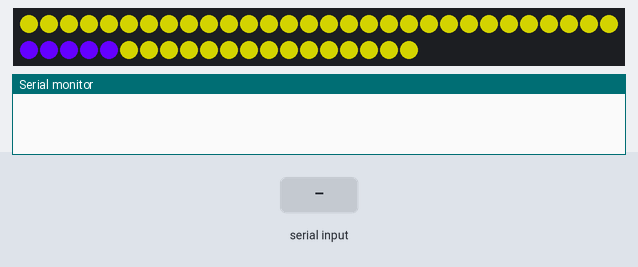
This sketch was run on a simulated ATtiny85, built with avr-gcc and run on an emulated ATtiny85. On the bench: 50 RGB LEDs in strip order, left to right, continuing on the next row, the last lines printed to the serial monitor. The test bench sets the inputs (shaded band). Dim RGB values are drawn brighter than linear.

Above: at 1.2 s.
1.3 s: "e90\n" received over Serial
4.3 s: "e,45\n" received over Serial
At 4.66 s:
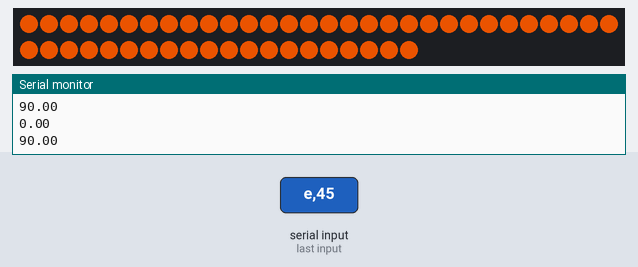
6.9 s: "e" received over Serial
At 9.5 s:
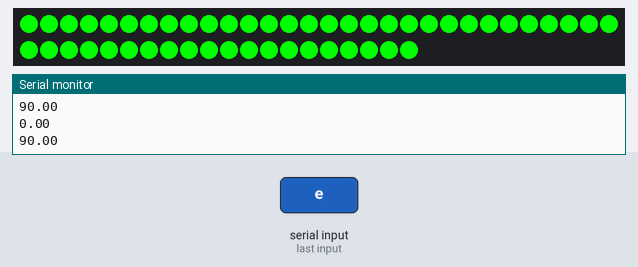
At 16.25 s:
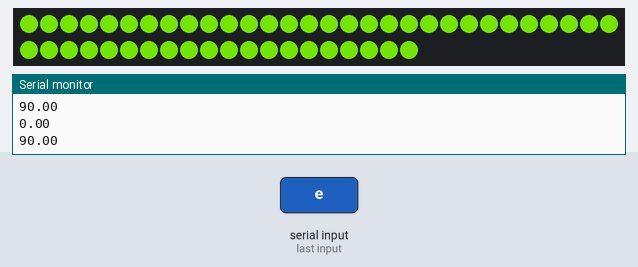

Measured:
- after the input at 4.3 s, the LEDs: change after 0.21 s (image 1)

The sketch:

mood.ino
```cpp
// (licence header left out)
#include <Adafruit_NeoPixel.h>
#ifdef __AVR__
  #include <avr/power.h>
#endif

// Define the pin
#define PIN            3

// Number of pixels on the strip
#define NUMPIXELS      50

// Setup the Adafruit Neopixel while defining the number of pixels and pin.
Adafruit_NeoPixel pixels = Adafruit_NeoPixel(NUMPIXELS, PIN, NEO_GRB + NEO_KHZ800);

//arrays
int inputLength = 10;
int inputArray[10] = {3,2,3,4,3,2,3,4,3,2};
float inputAvg;
float inputSTD;
float inputRange;
float inputMax;
float inputMin;

//color manipulation
float avgPercent;
float rAvg = 127.5;
float gAvg = 127.5;
float bAvg = 0;
float r = 127.5;
float g = 127.5;
float b = 0;
float pulseRange;
float greenMax;
float redMax;
float pulseSpeed = 2;
boolean green = true;
boolean red = false;
int wavePixel = 0;

void setup() {
  Serial.begin(57600);

    // This is for Trinket 5V 16MHz, you can remove these three lines if you are not using a Trinket
#if defined (__AVR_ATtiny85__)
  if (F_CPU == 16000000) clock_prescale_set(clock_div_1);
#endif
  // End of trinket special code

  pixels.begin(); // This initializes the NeoPixel library.
}

void loop() {
  serialCom();
  lightItUp();
}
```

led.ino
```cpp
void lightItUp(){
  // Use the variable *inputAvg* *inputSTD* *inputRange* *inputMax* *inputMin* to change the colors

  //pulse to green
  if(green && g<greenMax){
    r = r-pulseSpeed;
    g = g+pulseSpeed;
  }else{
    green = false;
    red = true;
  }
  if(red && r<redMax){
    r = r+pulseSpeed;
    g = g-pulseSpeed;
  }else{
    green = true;
    red = false;
  }

  // For a set of NeoPixels the first NeoPixel is 0, second is 1, all the way up to the count of pixels minus one.
  for(int i=0;i<NUMPIXELS;i++){
    pixels.setPixelColor(i, pixels.Color(r,g,b)); // Moderately bright green color.
    pixels.show(); // This sends the updated pixel color to the hardware.
  }

  //Wave after input
  if(wavePixel < 50){
    pixels.setPixelColor(wavePixel, pixels.Color(100,0,255));
    pixels.setPixelColor(wavePixel+1, pixels.Color(100,0,255));
    pixels.setPixelColor(wavePixel+2, pixels.Color(100,0,255));
    pixels.setPixelColor(wavePixel+3, pixels.Color(100,0,255));
    pixels.setPixelColor(wavePixel+4, pixels.Color(100,0,255));
    wavePixel = wavePixel+5;
  }
}
```

serialCom.ino
```cpp
// serial inputs
int c;
int v=0;

void serialCom(){
    // read serial-data, if available
    while (Serial.available()) {
    c = Serial.read();
    // handle digits
    if ((c >= '0') && (c <= '9')) {
      v = 10 * v + c - '0';
    }
    // handle delimiter
    else if (c == 'e') {
      for(int i=0; i<inputLength; i++){
        if(i < inputLength - 1){
          inputArray[i] = inputArray[i+1];
        }else{
          inputArray[i] = v;
        }
      }
      v = 0;


      // Find descriptive statistics

      //AVG
      float total=0;
      for(int i=0; i<inputLength; i++){
        total = total + inputArray[i];
      }
      inputAvg = float(total/inputLength);

      //STD
      total = 0;
      for(int i=0; i<inputLength; i++){
        total = total + sq(inputArray[i]-inputAvg);
      }
      inputSTD = total/(inputLength-1);

      //Range
      inputMax = 0;
      inputMin = 5;
      inputRange = 0;
      for(int i=0; i<inputLength; i++){
        if(inputArray[i] < inputMin){
          inputMin = inputArray[i];
        }
        if(inputArray[i] > inputMax){
          inputMax = inputArray[i];
        }
      }
      inputRange = inputMax-inputMin;


      // Color manipulation
      avgPercent = inputAvg/5;
      gAvg = avgPercent*255;
      rAvg = (1-avgPercent)*255;
      r = rAvg;
      g = gAvg;
      pulseRange = map(inputSTD,0,6.94,0,127.5);
      greenMax = gAvg + pulseRange;
      redMax = rAvg + pulseRange;
      wavePixel = 0;

      // printouts
      Serial.println(inputArray[9]);
      Serial.println(inputArray[8]);
      Serial.println(inputArray[7]);
      Serial.println(inputArray[6]);
      Serial.println(inputArray[5]);
      Serial.println(inputArray[4]);
      Serial.println(inputArray[3]);
      Serial.println(inputArray[2]);
      Serial.println(inputArray[1]);
      Serial.println(inputArray[0]);

      Serial.println(inputAvg);
      Serial.println(inputSTD);
      Serial.println(inputMax);
      Serial.println(inputMin);
      Serial.println(inputRange);
    }
  }
}
```
